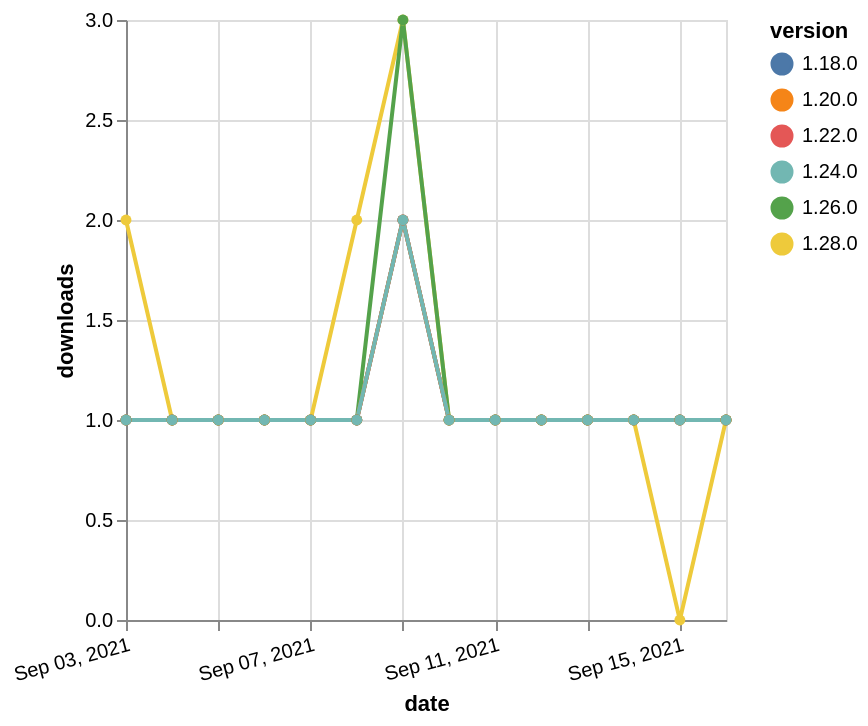

This figure's Vega-Lite source:
### Vega-Lite specification from a JSON file in a GitHub repository (floating-point values rounded to 4 significant figures)
{"$schema": "https://vega.github.io/schema/vega-lite/v5.json", "description": "A simple bar chart with embedded data.", "data": {"values": [{"date": "2021-09-03", "total": 243, "delta": 1, "version": "1.18.0"}, {"date": "2021-09-04", "total": 244, "delta": 1, "version": "1.18.0"}, {"date": "2021-09-05", "total": 245, "delta": 1, "version": "1.18.0"}, {"date": "2021-09-06", "total": 246, "delta": 1, "version": "1.18.0"}, {"date": "2021-09-07", "total": 247, "delta": 1, "version": "1.18.0"}, {"date": "2021-09-08", "total": 248, "delta": 1, "version": "1.18.0"}, {"date": "2021-09-09", "total": 250, "delta": 2, "version": "1.18.0"}, {"date": "2021-09-10", "total": 251, "delta": 1, "version": "1.18.0"}, {"date": "2021-09-11", "total": 252, "delta": 1, "version": "1.18.0"}, {"date": "2021-09-12", "total": 253, "delta": 1, "version": "1.18.0"}, {"date": "2021-09-13", "total": 254, "delta": 1, "version": "1.18.0"}, {"date": "2021-09-14", "total": 255, "delta": 1, "version": "1.18.0"}, {"date": "2021-09-15", "total": 256, "delta": 1, "version": "1.18.0"}, {"date": "2021-09-16", "total": 257, "delta": 1, "version": "1.18.0"}, {"date": "2021-09-03", "total": 177, "delta": 1, "version": "1.22.0"}, {"date": "2021-09-04", "total": 178, "delta": 1, "version": "1.22.0"}, {"date": "2021-09-05", "total": 179, "delta": 1, "version": "1.22.0"}, {"date": "2021-09-06", "total": 180, "delta": 1, "version": "1.22.0"}, {"date": "2021-09-07", "total": 181, "delta": 1, "version": "1.22.0"}, {"date": "2021-09-08", "total": 182, "delta": 1, "version": "1.22.0"}, {"date": "2021-09-09", "total": 184, "delta": 2, "version": "1.22.0"}, {"date": "2021-09-10", "total": 185, "delta": 1, "version": "1.22.0"}, {"date": "2021-09-11", "total": 186, "delta": 1, "version": "1.22.0"}, {"date": "2021-09-12", "total": 187, "delta": 1, "version": "1.22.0"}, {"date": "2021-09-13", "total": 188, "delta": 1, "version": "1.22.0"}, {"date": "2021-09-14", "total": 189, "delta": 1, "version": "1.22.0"}, {"date": "2021-09-15", "total": 190, "delta": 1, "version": "1.22.0"}, {"date": "2021-09-16", "total": 191, "delta": 1, "version": "1.22.0"}, {"date": "2021-09-03", "total": 117, "delta": 2, "version": "1.28.0"}, {"date": "2021-09-04", "total": 118, "delta": 1, "version": "1.28.0"}, {"date": "2021-09-05", "total": 119, "delta": 1, "version": "1.28.0"}, {"date": "2021-09-06", "total": 120, "delta": 1, "version": "1.28.0"}, {"date": "2021-09-07", "total": 121, "delta": 1, "version": "1.28.0"}, {"date": "2021-09-08", "total": 123, "delta": 2, "version": "1.28.0"}, {"date": "2021-09-09", "total": 126, "delta": 3, "version": "1.28.0"}, {"date": "2021-09-10", "total": 127, "delta": 1, "version": "1.28.0"}, {"date": "2021-09-11", "total": 128, "delta": 1, "version": "1.28.0"}, {"date": "2021-09-12", "total": 129, "delta": 1, "version": "1.28.0"}, {"date": "2021-09-13", "total": 130, "delta": 1, "version": "1.28.0"}, {"date": "2021-09-14", "total": 131, "delta": 1, "version": "1.28.0"}, {"date": "2021-09-15", "total": 131, "delta": 0, "version": "1.28.0"}, {"date": "2021-09-16", "total": 132, "delta": 1, "version": "1.28.0"}, {"date": "2021-09-03", "total": 175, "delta": 1, "version": "1.26.0"}, {"date": "2021-09-04", "total": 176, "delta": 1, "version": "1.26.0"}, {"date": "2021-09-05", "total": 177, "delta": 1, "version": "1.26.0"}, {"date": "2021-09-06", "total": 178, "delta": 1, "version": "1.26.0"}, {"date": "2021-09-07", "total": 179, "delta": 1, "version": "1.26.0"}, {"date": "2021-09-08", "total": 180, "delta": 1, "version": "1.26.0"}, {"date": "2021-09-09", "total": 183, "delta": 3, "version": "1.26.0"}, {"date": "2021-09-10", "total": 184, "delta": 1, "version": "1.26.0"}, {"date": "2021-09-11", "total": 185, "delta": 1, "version": "1.26.0"}, {"date": "2021-09-12", "total": 186, "delta": 1, "version": "1.26.0"}, {"date": "2021-09-13", "total": 187, "delta": 1, "version": "1.26.0"}, {"date": "2021-09-14", "total": 188, "delta": 1, "version": "1.26.0"}, {"date": "2021-09-15", "total": 189, "delta": 1, "version": "1.26.0"}, {"date": "2021-09-16", "total": 190, "delta": 1, "version": "1.26.0"}, {"date": "2021-09-03", "total": 196, "delta": 1, "version": "1.20.0"}, {"date": "2021-09-04", "total": 197, "delta": 1, "version": "1.20.0"}, {"date": "2021-09-05", "total": 198, "delta": 1, "version": "1.20.0"}, {"date": "2021-09-06", "total": 199, "delta": 1, "version": "1.20.0"}, {"date": "2021-09-07", "total": 200, "delta": 1, "version": "1.20.0"}, {"date": "2021-09-08", "total": 201, "delta": 1, "version": "1.20.0"}, {"date": "2021-09-09", "total": 203, "delta": 2, "version": "1.20.0"}, {"date": "2021-09-10", "total": 204, "delta": 1, "version": "1.20.0"}, {"date": "2021-09-11", "total": 205, "delta": 1, "version": "1.20.0"}, {"date": "2021-09-12", "total": 206, "delta": 1, "version": "1.20.0"}, {"date": "2021-09-13", "total": 207, "delta": 1, "version": "1.20.0"}, {"date": "2021-09-14", "total": 208, "delta": 1, "version": "1.20.0"}, {"date": "2021-09-15", "total": 209, "delta": 1, "version": "1.20.0"}, {"date": "2021-09-16", "total": 210, "delta": 1, "version": "1.20.0"}, {"date": "2021-09-03", "total": 155, "delta": 1, "version": "1.24.0"}, {"date": "2021-09-04", "total": 156, "delta": 1, "version": "1.24.0"}, {"date": "2021-09-05", "total": 157, "delta": 1, "version": "1.24.0"}, {"date": "2021-09-06", "total": 158, "delta": 1, "version": "1.24.0"}, {"date": "2021-09-07", "total": 159, "delta": 1, "version": "1.24.0"}, {"date": "2021-09-08", "total": 160, "delta": 1, "version": "1.24.0"}, {"date": "2021-09-09", "total": 162, "delta": 2, "version": "1.24.0"}, {"date": "2021-09-10", "total": 163, "delta": 1, "version": "1.24.0"}, {"date": "2021-09-11", "total": 164, "delta": 1, "version": "1.24.0"}, {"date": "2021-09-12", "total": 165, "delta": 1, "version": "1.24.0"}, {"date": "2021-09-13", "total": 166, "delta": 1, "version": "1.24.0"}, {"date": "2021-09-14", "total": 167, "delta": 1, "version": "1.24.0"}, {"date": "2021-09-15", "total": 168, "delta": 1, "version": "1.24.0"}, {"date": "2021-09-16", "total": 169, "delta": 1, "version": "1.24.0"}]}, "width": "container", "mark": {"type": "line", "point": {"filled": true}}, "encoding": {"x": {"field": "date", "type": "temporal", "timeUnit": "yearmonthdate", "title": "date", "axis": {"labelAngle": -15}}, "y": {"field": "delta", "type": "quantitative", "title": "downloads"}, "color": {"field": "version", "type": "nominal"}, "tooltip": {"field": "delta"}}}
